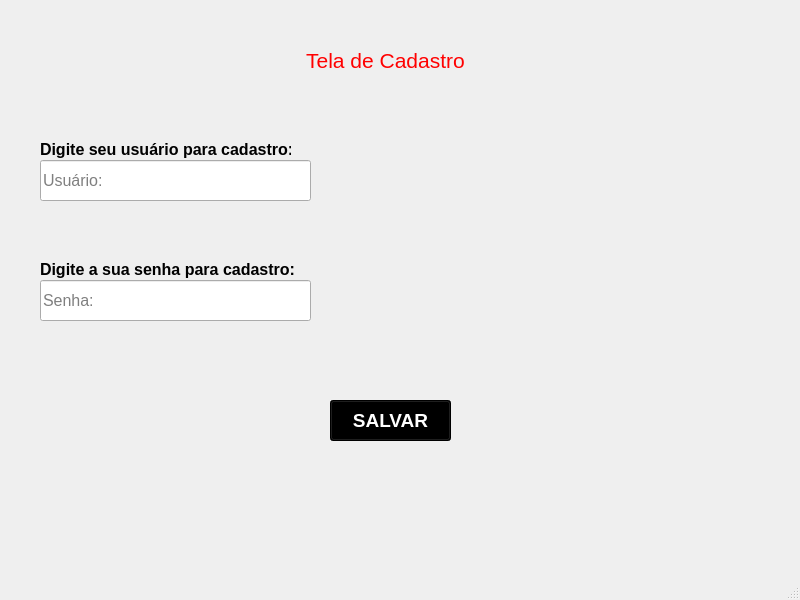
<?xml version="1.0" encoding="UTF-8"?>
<ui version="4.0">
 <class>MainWindow</class>
 <widget class="QMainWindow" name="MainWindow">
  <property name="geometry">
   <rect>
    <x>0</x>
    <y>0</y>
    <width>800</width>
    <height>600</height>
   </rect>
  </property>
  <property name="windowTitle">
   <string>MainWindow</string>
  </property>
  <widget class="QWidget" name="centralwidget">
   <widget class="QLineEdit" name="txtUserRegister">
    <property name="geometry">
     <rect>
      <x>40</x>
      <y>160</y>
      <width>271</width>
      <height>41</height>
     </rect>
    </property>
    <property name="font">
     <font>
      <family>Arial</family>
      <pointsize>12</pointsize>
     </font>
    </property>
    <property name="placeholderText">
     <string>Usuário:</string>
    </property>
   </widget>
   <widget class="QLabel" name="label">
    <property name="geometry">
     <rect>
      <x>0</x>
      <y>50</y>
      <width>771</width>
      <height>20</height>
     </rect>
    </property>
    <property name="font">
     <font>
      <family>Arial</family>
      <pointsize>16</pointsize>
      <bold>false</bold>
     </font>
    </property>
    <property name="styleSheet">
     <string notr="true">color: rgb(255, 0, 0);</string>
    </property>
    <property name="text">
     <string>Tela de Cadastro</string>
    </property>
    <property name="alignment">
     <set>Qt::AlignmentFlag::AlignCenter</set>
    </property>
   </widget>
   <widget class="QLabel" name="label_2">
    <property name="geometry">
     <rect>
      <x>40</x>
      <y>140</y>
      <width>251</width>
      <height>19</height>
     </rect>
    </property>
    <property name="font">
     <font>
      <family>Arial</family>
      <pointsize>12</pointsize>
      <bold>true</bold>
     </font>
    </property>
    <property name="text">
     <string>Digite seu usuário para cadastro:</string>
    </property>
   </widget>
   <widget class="QLabel" name="label_3">
    <property name="geometry">
     <rect>
      <x>40</x>
      <y>260</y>
      <width>261</width>
      <height>19</height>
     </rect>
    </property>
    <property name="font">
     <font>
      <family>Arial</family>
      <pointsize>12</pointsize>
      <bold>true</bold>
     </font>
    </property>
    <property name="text">
     <string>Digite a sua senha para cadastro:</string>
    </property>
   </widget>
   <widget class="QLineEdit" name="txtPasswordRegister">
    <property name="geometry">
     <rect>
      <x>40</x>
      <y>280</y>
      <width>271</width>
      <height>41</height>
     </rect>
    </property>
    <property name="font">
     <font>
      <family>Arial</family>
      <pointsize>12</pointsize>
     </font>
    </property>
    <property name="placeholderText">
     <string>Senha:</string>
    </property>
   </widget>
   <widget class="QPushButton" name="btnSave">
    <property name="geometry">
     <rect>
      <x>330</x>
      <y>400</y>
      <width>121</width>
      <height>41</height>
     </rect>
    </property>
    <property name="font">
     <font>
      <family>Arial</family>
      <pointsize>14</pointsize>
      <bold>true</bold>
     </font>
    </property>
    <property name="styleSheet">
     <string notr="true">background-color: rgb(0, 0, 0);
color: rgb(255, 255, 255);</string>
    </property>
    <property name="text">
     <string>SALVAR</string>
    </property>
   </widget>
   <widget class="QLabel" name="lblRegister">
    <property name="geometry">
     <rect>
      <x>40</x>
      <y>340</y>
      <width>271</width>
      <height>20</height>
     </rect>
    </property>
    <property name="font">
     <font>
      <family>Arial</family>
      <pointsize>12</pointsize>
      <bold>true</bold>
     </font>
    </property>
    <property name="styleSheet">
     <string notr="true">color: rgb(170, 0, 0);</string>
    </property>
    <property name="text">
     <string/>
    </property>
   </widget>
  </widget>
  <widget class="QMenuBar" name="menubar">
   <property name="geometry">
    <rect>
     <x>0</x>
     <y>0</y>
     <width>800</width>
     <height>33</height>
    </rect>
   </property>
  </widget>
  <widget class="QStatusBar" name="statusbar"/>
 </widget>
 <resources/>
 <connections/>
</ui>
